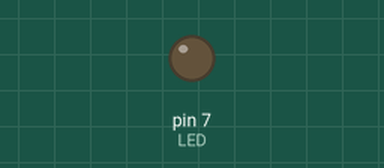
The sketch below on a simulated Arduino Uno, built with avr-gcc and run on an emulated ATmega328P. On the bench: output pins drawn as LEDs (lit = HIGH). Dashed ring = blinking. At 2.0 s the program stops and its outputs stay as they are.

Above: at 0.5 s.
At 1.85 s:
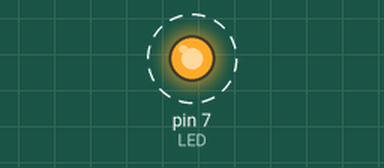
Timing chart, 0 to 3.0 s (numbered marks = the images above):
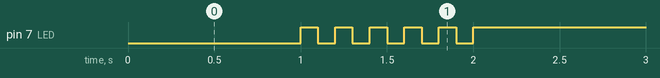

Measured:
- by itself, pin 7 (LED): alternates HIGH for 0.10 s and LOW for 0.10 s, 11 changes in all, then stays HIGH

The sketch:

05_pratice_2.ino
```cpp
const int LED = 7;
const int ON  = LOW;
const int OFF = HIGH;

void setup() {
  pinMode(LED, OUTPUT);
}

void loop() {
  digitalWrite(LED, ON);
  delay(1000);

  for (int i = 0; i < 5; i++) {
    digitalWrite(LED, OFF);
    delay(100);
    digitalWrite(LED, ON);
    delay(100);
  }

  digitalWrite(LED, OFF);
  while (1) {}
}
```
